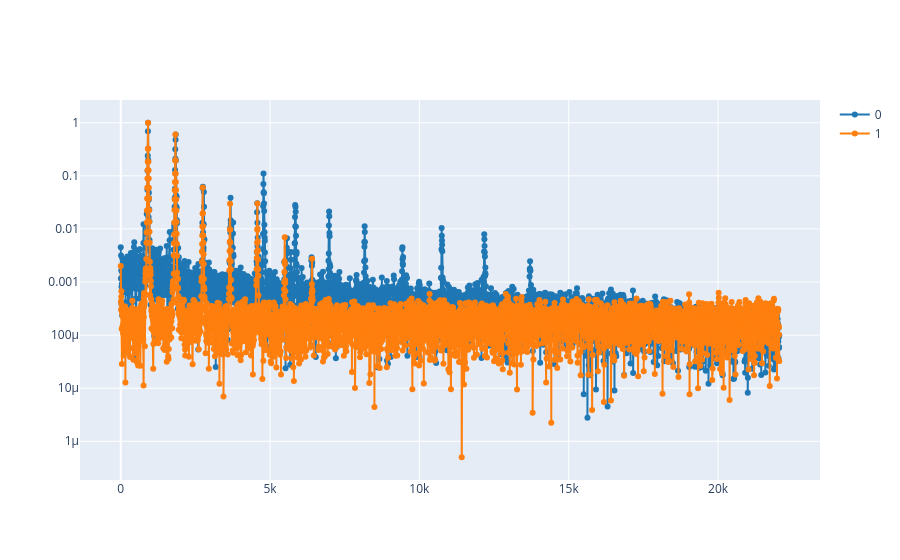

The notebook cell this image was saved under:
### Markdown cell above
2.2. Calculate the spectrogram of the synthesized signal `S_synt`; and compare the spectrums of both signals at the same time using `plot_spectrum_at(ff, tt, [S_ref, S_synt], time)`, where `S_ref`is spectrogram of the reference signal.

**Note:** use the same window length to calculate both spectrograms.

### Code cell
# Paràmetres de l’espectrograma
window_length = 8192  # mateix tamany de finestra per tots dos senyals

# Calculem l’espectrograma del senyal de referència
ff, tt, S_ref = spectrogram(reference, fs=fs, nperseg=window_length, noverlap=window_length / 2)

# Calculem l’espectrograma del senyal sintetitzat
ff, tt, S_synt = spectrogram(synth, fs=fs, nperseg=window_length, noverlap=window_length / 2)

# Comparem els dos espectres en un instant concret (t=0.2)
plot_spectrum_at(ff, tt, [S_ref, S_synt], 0.2)

# Senyal de referència --> color blau
# Senyal sintetitzat --> color taronja

### Figure 1 — Plotly figure (JSON) as saved in the notebook; plotly's stock layout.template omitted (floating-point values rounded to 4 significant figures; data arrays with more than 128 entries replaced by an {"elided": "..."} marker saying what was removed)
{"data": [{"line": {"color": "#1f77b4", "shape": "linear"}, "mode": "lines+markers", "name": "0", "type": "scatter", "x": {"elided": "4097 float values"}, "y": {"elided": "4097 float values"}}, {"line": {"color": "#ff7f0e", "shape": "linear"}, "mode": "lines+markers", "name": "1", "type": "scatter", "x": {"elided": "4097 float values"}, "y": {"elided": "4097 float values"}}], "layout": {"yaxis": {"type": "log"}}}
